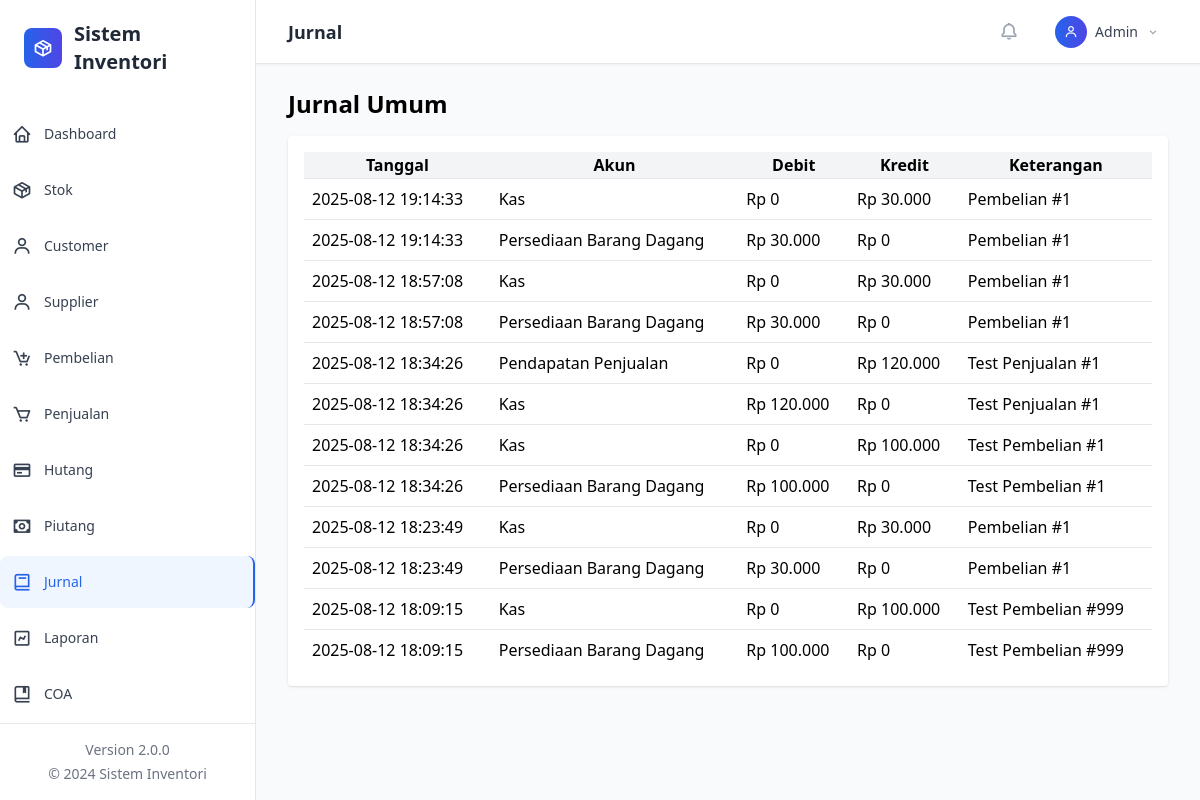
/?page=jurnal, run on an earlier commit of the app's database.
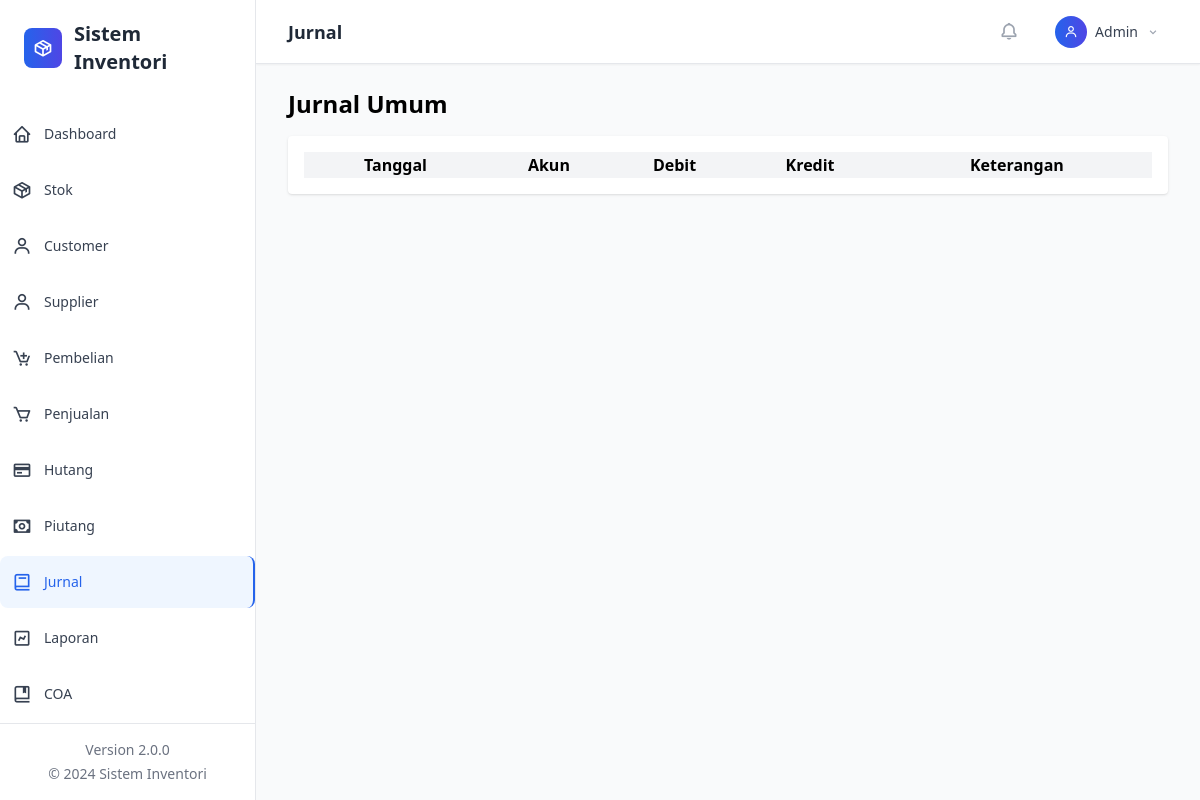
And on a later commit of the database.
### tables this page shows
CREATE TABLE jurnal (id INTEGER PRIMARY KEY AUTOINCREMENT, tanggal TEXT, akun TEXT, debit INTEGER DEFAULT 0, kredit INTEGER DEFAULT 0, keterangan TEXT, coa_kode TEXT);

### classes/Database.php (called while the page is built, shortened)
<?php
class Database {
    private $pdo;
    private static $instance = null;
    private function __construct() {
        try {
            $this->pdo = new PDO('sqlite:' . DB_FILE);
            $this->pdo->setAttribute(PDO::ATTR_ERRMODE, PDO::ERRMODE_EXCEPTION);
            $this->pdo->exec('PRAGMA foreign_keys = ON;');
            $this->initializeTables();
        } catch (Exception $e) {
            if (DEBUG_MODE) {
                die('Database Error: ' . $e->getMessage());
            } else {
                die('Database connection failed. Please contact administrator.');
            }
        }
    }
    public static function getInstance() {
        if (self::$instance === null) {
            self::$instance = new self();
        }
        return self::$instance;
    }
    private function initializeTables() {
        if (file_exists(INIT_SQL)) {
            $sql = file_get_contents(INIT_SQL);
            $stmts = array_filter(array_map('trim', explode(';', $sql)));
            foreach ($stmts as $stmt) {
                if ($stmt) {
                    $this->pdo->exec($stmt);
                }
            }
        }
        $this->createProfileTable();
    }
    private function createProfileTable() {
        $sql = "CREATE TABLE IF NOT EXISTS profil_perusahaan (
            id INTEGER PRIMARY KEY AUTOINCREMENT,
            nama_perusahaan TEXT NOT NULL,
            alamat TEXT,
            telepon TEXT,
            email TEXT,
            website TEXT,
            logo TEXT,
            npwp TEXT,
            created_at DATETIME DEFAULT CURRENT_TIMESTAMP,
            updated_at DATETIME DEFAULT CURRENT_TIMESTAMP
        )";
        $this->pdo->exec($sql);
        $stmt = $this->pdo->prepare("SELECT COUNT(*) FROM profil_perusahaan");
        $stmt->execute();
    }
    public function query($sql, $params = []) {
        try {
            $stmt = $this->pdo->prepare($sql);
            $stmt->execute($params);
            return $stmt;
        } catch (Exception $e) {
            if (DEBUG_MODE) {
                throw new Exception('Query Error: ' . $e->getMessage());
            } else {
                throw new Exception('Database operation failed.');
            }
        }
    }
}
?>

### classes/Helper.php (called while the page is built, shortened)
<?php
class Helper {
    public static function formatMoney($amount) {
        return 'Rp ' . number_format($amount, 0, ',', '.');
    }
}
?>

### views/jurnal/index.php (the view)
<h1 class="text-2xl font-bold mb-4">Jurnal Umum</h1>
<div class="bg-white p-4 shadow rounded">
  <table class="w-full table-auto">
    <thead class="bg-gray-100"><tr><th>Tanggal</th><th>Akun</th><th>Debit</th><th>Kredit</th><th>Keterangan</th></tr></thead>
    <tbody>
      <?php $rows = $db->query('SELECT * FROM jurnal ORDER BY id DESC LIMIT 200')->fetchAll(PDO::FETCH_ASSOC);
      foreach($rows as $r) echo '<tr class="border-t"><td class="p-2">'.$r['tanggal'].'</td><td class="p-2">'.$r['akun'].'</td><td class="p-2">'.Helper::formatMoney($r['debit']).'</td><td class="p-2">'.Helper::formatMoney($r['kredit']).'</td><td class="p-2">'.$r['keterangan'].'</td></tr>';
      ?>
    </tbody>
  </table>
</div>

What changed in the data, as far as the page shows it:
removed jurnal: tanggal "2025-08-12 19:14:33", akun "Kas", debit "Rp 0", kredit "Rp 30.000", keterangan "Pembelian #1"
removed jurnal: tanggal "2025-08-12 19:14:33", akun "Persediaan Barang Dagang", debit "Rp 30.000", kredit "Rp 0", keterangan "Pembelian #1"
removed jurnal: tanggal "2025-08-12 18:57:08", akun "Kas", debit "Rp 0", kredit "Rp 30.000", keterangan "Pembelian #1"
removed jurnal: tanggal "2025-08-12 18:57:08", akun "Persediaan Barang Dagang", debit "Rp 30.000", kredit "Rp 0", keterangan "Pembelian #1"
removed jurnal: tanggal "2025-08-12 18:34:26", akun "Pendapatan Penjualan", debit "Rp 0", kredit "Rp 120.000", keterangan "Test Penjualan #1"
removed jurnal: tanggal "2025-08-12 18:34:26", akun "Kas", debit "Rp 120.000", kredit "Rp 0", keterangan "Test Penjualan #1"
removed jurnal: tanggal "2025-08-12 18:34:26", akun "Kas", debit "Rp 0", kredit "Rp 100.000", keterangan "Test Pembelian #1"
removed jurnal: tanggal "2025-08-12 18:34:26", akun "Persediaan Barang Dagang", debit "Rp 100.000", kredit "Rp 0", keterangan "Test Pembelian #1"
removed jurnal: tanggal "2025-08-12 18:23:49", akun "Kas", debit "Rp 0", kredit "Rp 30.000", keterangan "Pembelian #1"
removed jurnal: tanggal "2025-08-12 18:23:49", akun "Persediaan Barang Dagang", debit "Rp 30.000", kredit "Rp 0", keterangan "Pembelian #1"
removed jurnal: tanggal "2025-08-12 18:09:15", akun "Kas", debit "Rp 0", kredit "Rp 100.000", keterangan "Test Pembelian #999"
removed jurnal: tanggal "2025-08-12 18:09:15", akun "Persediaan Barang Dagang", debit "Rp 100.000", kredit "Rp 0", keterangan "Test Pembelian #999"
